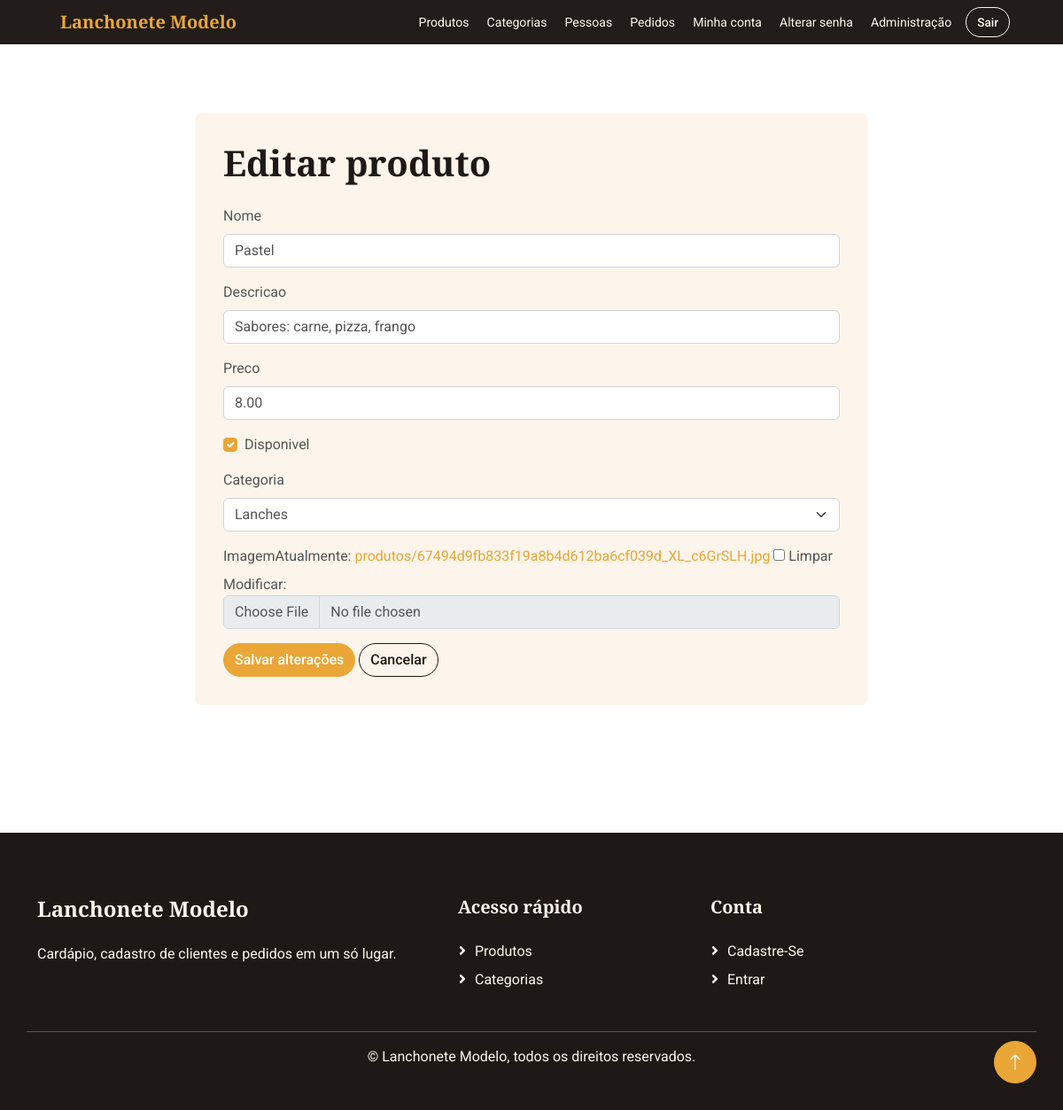
/produtos/5/editar/ (signed in), run on the app's committed database.
### produtos/models.py (models this page shows, shortened)
class Produto(models.Model):
    nome = models.CharField(max_length=100)
    preco = models.DecimalField(max_digits=12, decimal_places=2, validators=[MinValueValidator(Decimal("0"))])
    descricao = models.CharField(max_length=255)
    disponivel = models.BooleanField(default=True)
    imagem = models.ImageField(upload_to="produtos/", blank=True, null=True)
    categoria = models.ForeignKey(Categoria, on_delete=models.PROTECT)
    class Meta:
        constraints = [models.CheckConstraint(condition=models.Q(preco__gte=0), name="produto_preco_nao_negativo")]

### produtos/views.py (the view)
# urls.py: path('<int:id>/editar/', views.editar_produto, name='editar_produto'),
@login_required
@permission_required("produtos.change_produto", raise_exception=True)
@require_http_methods(["GET", "POST"])
def editar_produto(request, id):
    produto = get_object_or_404(Produto, id=id)
    if request.method == 'POST':
        form = ProdutoForm(request.POST, request.FILES, instance=produto)
        if form.is_valid():
            form.save()
            messages.success(request, "Produto atualizado com sucesso.")
            return redirect('detalhar_produto', id=produto.id)
    else:
        form = ProdutoForm(instance=produto)
    return render(request, 'produtos/editar.html', {'form': form, 'produto': produto})

### produtos/forms.py
class ProdutoForm(forms.ModelForm):
    class Meta:
        model = Produto
        fields = ['nome', 'descricao', 'preco', 'disponivel', 'categoria', 'imagem']

### produtos/models.py (called while the page is built)
    def __str__(self):
        return self.nome

### produtos/templatetags/form_ui.py (called while the page is built)
@register.filter
def startswith(value, prefix):
    return bool(value and prefix and str(value).startswith(str(prefix)))

@register.filter
def bootstrap_field(bound_field):
    widget = bound_field.field.widget
    if isinstance(widget, (CheckboxInput, RadioSelect)):
        css = "form-check-input"
    elif isinstance(widget, (Select, SelectMultiple)):
        css = "form-select"
    else:
        css = "form-control"
    existing = widget.attrs.get("class", "")
    widget.attrs["class"] = (existing + " " + css).strip()
    return bound_field

### produtos/templates/produtos/editar.html
{% extends "form_base.html" %}{% block form_title %}Editar produto{% endblock %}{% block form_content %}<form method="post" enctype="multipart/form-data">{% csrf_token %}{% include "includes/form_fields.html" %}<button class="btn btn-primary rounded-pill" type="submit">Salvar alterações</button> <a class="btn btn-outline-dark rounded-pill" href="{% url 'detalhar_produto' produto.id %}">Cancelar</a></form>{% endblock %}

### templates/includes/form_fields.html (shortened to what this page needs)
{% load form_ui %}
{% for field in form %}<div class="mb-3{% if field.field.widget.input_type == 'checkbox' %} form-check{% endif %}">{% if field.field.widget.input_type == 'checkbox' %}{{ field|bootstrap_field }} <label class="form-check-label" for="{{ field.id_for_label }}">{{ field.label }}</label>{% else %}<label class="form-label" for="{{ field.id_for_label }}">{{ field.label }}</label>{{ field|bootstrap_field }}{% endif %}{% if field.help_text %}<div class="form-text">{{ field.help_text }}</div>{% endif %}{% for error in field.errors %}<div class="invalid-feedback d-block">{{ error }}</div>{% endfor %}</div>{% endfor %}

### static/baker/css/style.css (style rules this page uses)
:root { --primary: #EAA636; --secondary: #545454; --light: #FDF5EB; --dark: #1E1916; }
.btn { font-weight: 500; transition: .5s; }
.btn.btn-primary { color: #FFFFFF; }

### static/css/site.css (style rules this page uses)
:root { --primary: #EAA636; --dark: #1E1916; --light: #FDF5EB; }
body { padding-top: 0; background: #fff; }

### data on the page
Produto: form "Pastel" "Sabores: carne, pizza, frango" "8.00" "Lanches", form "☑"

### other printed values
{{ label }} "Produtos Categorias Pessoas Pedidos Minha conta Alterar senha"
{{ field.label }} "Nome" "Descricao" "Preco" "Categoria" "Imagem"
{{ field.label }} "Disponivel"
